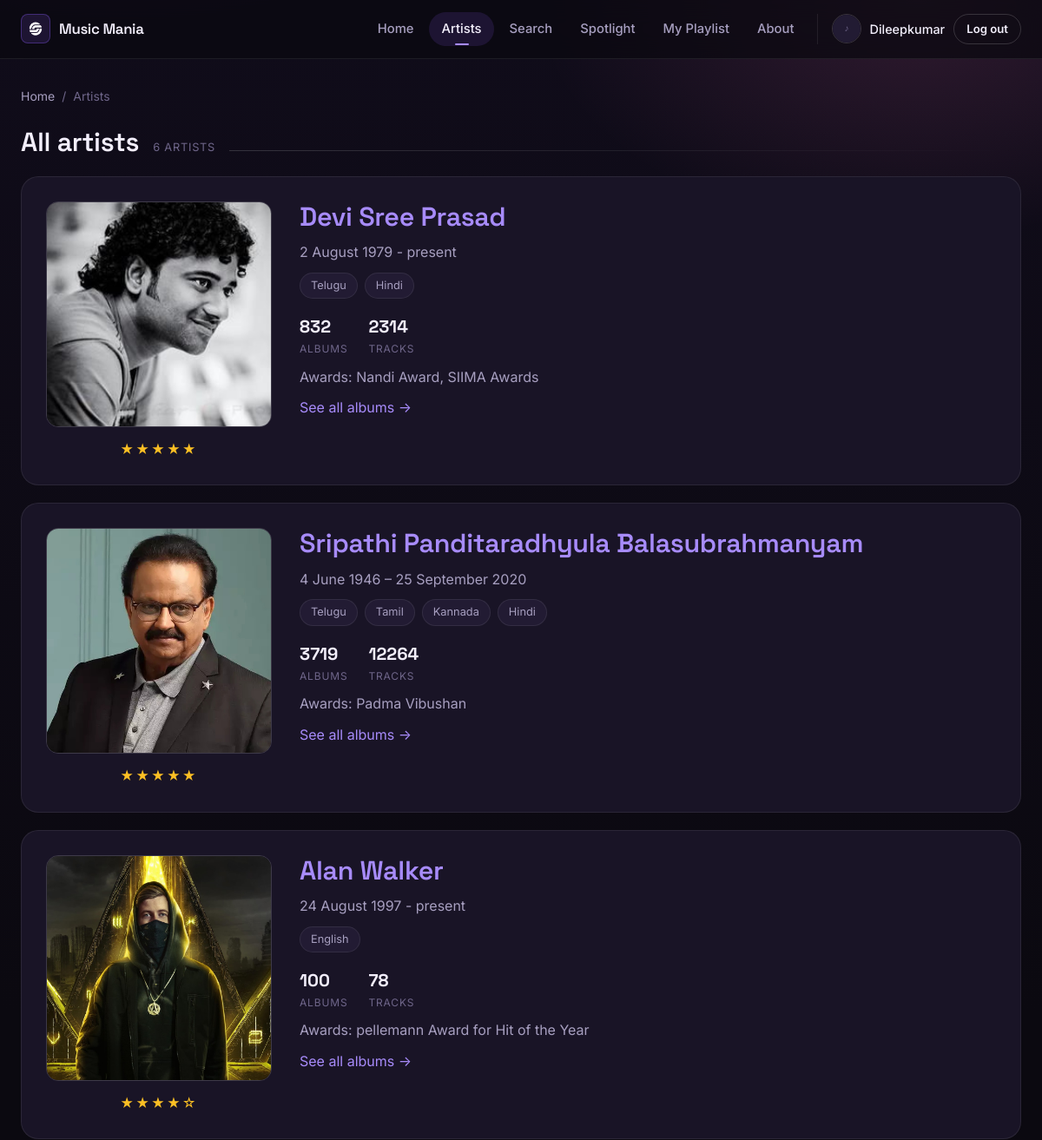
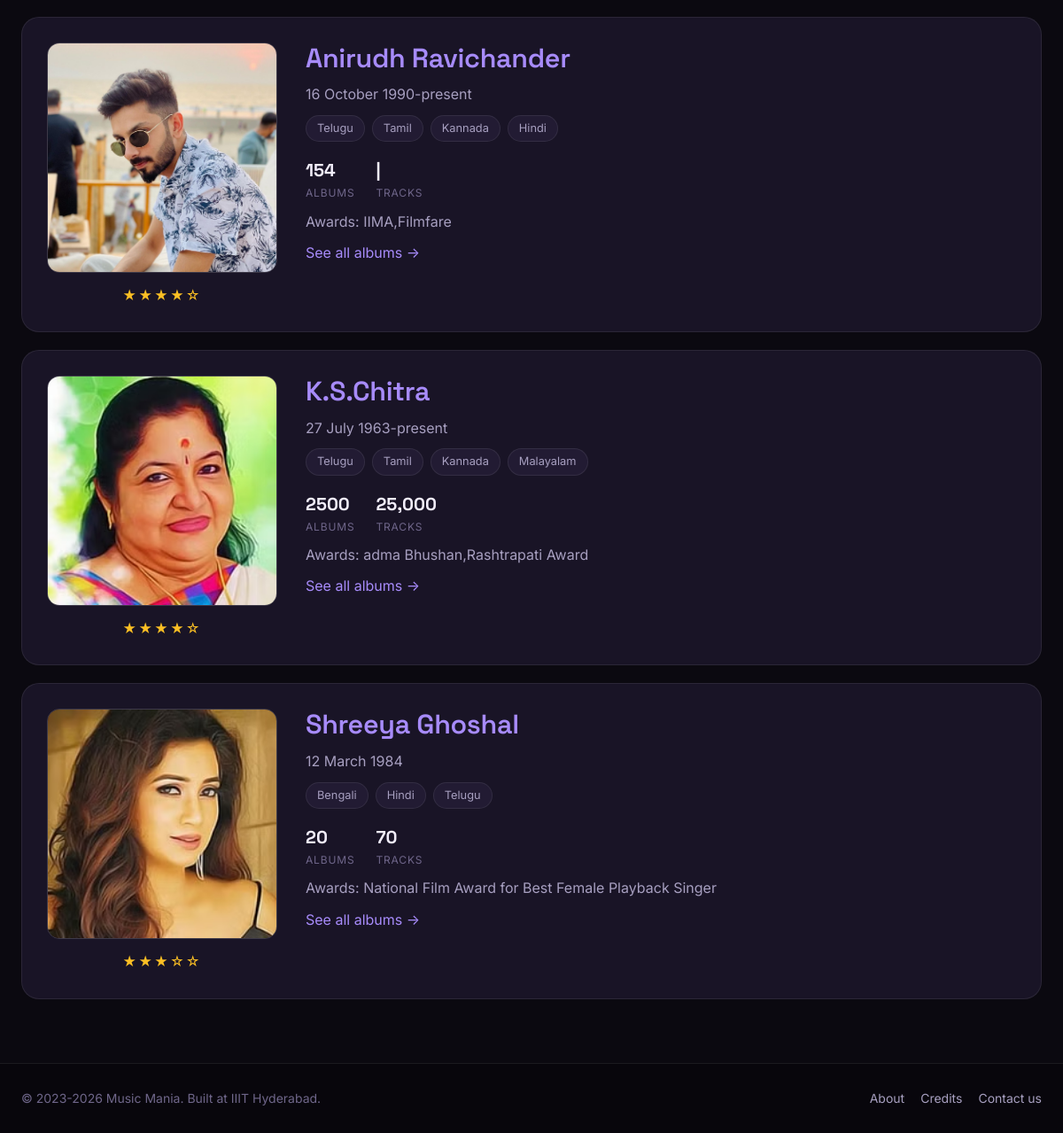
The app's page /artists (signed in) with its own data (2 pictures, top to bottom).
### tables this page shows
CREATE TABLE "Users" (
	"userid"	INTEGER UNIQUE,
	"username"	TEXT,
	"img_url"	TEXT,
	"playlist"	TEXT,
	"firstname"	INTEGER,
	"lastname"	INTEGER,
	"password"	INTEGER,
	PRIMARY KEY("userid" AUTOINCREMENT)
);

CREATE TABLE "Artists" (
	"name"	TEXT,
	"birth"	TEXT,
	"languages"	TEXT,
	"image_url"	TEXT,
	"Albums"	NUMERIC,
	"Tracks"	NUMERIC,
	"Awards"	TEXT,
	"description"	TEXT,
	"self_page"	TEXT,
	"wiki_url"	TEXT,
	"special"	INTEGER DEFAULT 0,
	"rating"	INTEGER DEFAULT 1,
	"uniqid"	INTEGER UNIQUE,
	PRIMARY KEY("uniqid" AUTOINCREMENT)
);

### app/blueprints/catalog.py (the view)
@bp.route("/artists")
@login_required
def artists():
    return render_template("catalog/artists.html", artists=artists_repo.list_all())

### app/__init__.py (called while the page is built)
def _register_hooks(app: Flask) -> None:
    @app.before_request
    def load_current_user() -> None:
        user_id = session.get(SESSION_KEY)
        g.user = users_repo.get(user_id) if user_id is not None else None
        if user_id is not None and g.user is None:
            session.pop(SESSION_KEY, None)
    @app.context_processor
    def inject_user() -> dict:
        return {"current_user": g.get("user")}

def _register_filters(app: Flask) -> None:
    import os
    from flask import url_for
    PLACEHOLDER = "img/placeholder.svg"
    @app.template_filter("media")
    def media(path: str | None) -> str:
        cleaned = (path or "").strip().lstrip("/")
        if not cleaned or not os.path.isfile(os.path.join(app.static_folder, cleaned)):
            cleaned = PLACEHOLDER
        return url_for("static", filename=cleaned)
    @app.template_filter("tidy")
    def tidy(value: object) -> str:
        return " ".join(str(value or "").split())
    @app.template_filter("stars")
    def stars(rating: object, out_of: int = 5) -> str:
        try:
            filled = max(0, min(out_of, int(round(float(rating or 0)))))
        except (TypeError, ValueError):
            filled = 0
        return "★" * filled + "☆" * (out_of - filled)

### app/database.py (called while the page is built)
def get_db() -> sqlite3.Connection:
    if "db" not in g:
        g.db = sqlite3.connect(
            current_app.config["DATABASE"],
            detect_types=sqlite3.PARSE_DECLTYPES,
        )
        g.db.row_factory = sqlite3.Row
        g.db.execute("PRAGMA foreign_keys = ON")
    return g.db

def query_all(sql: str, params: Sequence[Any] = ()) -> list[sqlite3.Row]:
    return get_db().execute(sql, params).fetchall()

def query_one(sql: str, params: Sequence[Any] = ()) -> sqlite3.Row | None:
    return get_db().execute(sql, params).fetchone()

### app/repositories/artists.py (called while the page is built)
def list_all() -> list[sqlite3.Row]:
    return query_all(_SELECT + " ORDER BY rating DESC, name")

### app/repositories/users.py (called while the page is built)
def get(user_id: int) -> sqlite3.Row | None:
    return query_one(
        "SELECT userid, username, img_url, firstname, lastname FROM Users WHERE userid = ?",
        (user_id,),
    )

### app/security.py (called while the page is built)
def login_required(view: Callable) -> Callable:
    @functools.wraps(view)
    def wrapped(*args, **kwargs):
        if g.get("user") is None:
            return redirect(url_for("auth.login", next=request.full_path.rstrip("?")))
        return view(*args, **kwargs)
    return wrapped

### app/templates/catalog/artists.html (shortened to what this page needs)
{% extends "base.html" %}
{% block styles %}<link rel="stylesheet" href="{{ url_for('static', filename='css/pages/catalog.css') }}">{% endblock %}
{% block content %}
<nav class="breadcrumbs" aria-label="Breadcrumb">
  <a href="{{ url_for('main.index') }}">Home</a>
  <span aria-hidden="true">/</span>
  <span>Artists</span>
</nav>
{% with title = 'All artists', count = artists | length ~ ' artists' %}
  {% include "partials/_section_head.html" %}
{% endwith %}
<div class="stack" style="--stack-gap: 20px;">
  {% for artist in artists %}
    <article class="profile" style="margin-bottom: 0;">
      <div class="profile__art">
        <a href="{{ url_for('catalog.artist', artist_name=artist['name']) }}">
          <img src="{{ artist['image_url'] | media }}" alt="{{ artist['name'] }}" loading="lazy">
        </a>
        <p class="stars center" aria-label="Rated {{ artist['rating'] }} out of 5">{{ artist['rating'] | stars }}</p>
      </div>
      <div class="profile__facts">
        <h2><a href="{{ url_for('catalog.artist', artist_name=artist['name']) }}">{{ artist['name'] }}</a></h2>
        <p class="profile__tagline">{{ artist['birth'] | tidy }}</p>
        <div class="chips">
          {% for language in (artist['languages'] or '').split(',') if language | trim %}
            <span class="chip">{{ language | trim }}</span>
          {% endfor %}
        </div>
        <div class="stat-row">
          <div class="stat"><b>{{ artist['album_count'] }}</b><span>Albums</span></div>
          <div class="stat"><b>{{ artist['track_count'] }}</b><span>Tracks</span></div>
        </div>
        <p class="muted">Awards: {{ artist['awards'] | tidy or 'Not recorded' }}</p>
        <p><a href="{{ url_for('catalog.artist', artist_name=artist['name']) }}">See all albums &rarr;</a></p>
      </div>
    </article>
  {% endfor %}
</div>
{% endblock %}

### app/templates/base.html (shortened to what this page needs)
<!DOCTYPE html>
<html lang="en">
<head>
  <link rel="stylesheet" href="{{ url_for('static', filename='css/tokens.css') }}">
  <link rel="stylesheet" href="{{ url_for('static', filename='css/base.css') }}">
  <link rel="stylesheet" href="{{ url_for('static', filename='css/components.css') }}">
  {% block styles %}{% endblock %}
</head>
<body{% block body_attrs %}{% endblock %}>
  {% block header %}{% include "partials/_header.html" %}{% endblock %}
  <main class="page {% block page_class %}{% endblock %}" id="main">
    {% block content %}{% endblock %}
  </main>
  {% block footer %}{% include "partials/_footer.html" %}{% endblock %}
</body>
</html>

### app/templates/partials/_header.html (shortened to what this page needs)
{% set nav_items = [
  ('main.index',        'Home'),
  ('catalog.artists',   'Artists'),
  ('main.search',       'Search'),
  ('catalog.spotlight', 'Spotlight'),
  ('main.playlist',     'My Playlist'),
  ('main.about',        'About'),
] %}
<header class="site-header">
  <div class="site-header__inner">
    <a class="brand" href="{{ url_for('main.index') }}">
      <span class="brand__badge">
        <img class="logo-mono" src="{{ url_for('static', filename='img/logo-mark.png') }}" alt="">
      </span>
      <span class="brand__name">Music Mania</span>
    </a>
    <nav class="nav" id="primary-nav" aria-label="Primary">
      {% for endpoint, label in nav_items %}
        <a class="nav__link {{ 'is-active' if request.endpoint == endpoint }}"
           href="{{ url_for(endpoint) }}"
           {% if request.endpoint == endpoint %}aria-current="page"{% endif %}>{{ label }}</a>
      {% endfor %}
      {% if current_user %}
        <div class="user-menu">
          <img class="user-menu__avatar" src="{{ current_user['img_url'] | media }}"
               alt="" width="34" height="34">
          <span class="user-menu__name">{{ current_user['firstname'] }}</span>
          <a class="btn btn--ghost btn--sm" href="{{ url_for('auth.logout') }}">Log out</a>
        </div>
      {% endif %}
    </nav>
  </div>
</header>

### app/templates/partials/_section_head.html
<div class="section-head">
  <h2>{{ title }}</h2>
  {% if count %}<span class="section-head__count">{{ count }}</span>{% endif %}
</div>

### app/templates/partials/_footer.html
<footer class="site-footer">
  <div class="site-footer__inner">
    <p>&copy; {{ 2023 }}-2026 Music Mania. Built at IIIT Hyderabad.</p>
    <nav aria-label="Footer">
      <a href="{{ url_for('main.about') }}">About</a>
      <a href="{{ url_for('main.about') }}#credits">Credits</a>
      <a href="mailto:dileepkumradari@students.iiit.ac.in">Contact us</a>
    </nav>
  </div>
</footer>

### app/static/css/tokens.css (style rules this page uses)
:root { --bg: #0b0910; --bg-elevated: #141020; --surface: #191426; --surface-2: #221b33; --surface-3: #2d2442; --brand: #8b5cf6; --brand-strong: #a78bfa; --brand-deep: #47266b; --brand-soft: rgba(139, 92, 246, 0.14); --brand-line: rgba(139, 92, 246, 0.35); --accent: #f472b6; --gold: #fbbf24; --success: #34d399; --danger: #f87171; --text: #f2eefb; --text-muted: #a79fc0; --text-dim: #6f668a; --border: rgba(255, 255, 255, 0.08); --border-strong: rgba(255, 255, 255, 0.16); --radius-sm: 8px; --radius: 14px; --radius-lg: 20px; --radius-pill: 999px; --shadow-sm: 0 1px 2px rgba(0, 0, 0, 0.4); --shadow: 0 10px 30px rgba(0, 0, 0, 0.45); --shadow-lg: 0 24px 60px rgba(0, 0, 0, 0.55); --font: "Inter", "Segoe UI", system-ui, -apple-system, sans-serif; --font-display: "Space Grotesk", "Inter", system-ui, sans-serif; --header-height: 68px; --page-max: 1200px; --ease: cubic-bezier(0.22, 1, 0.36, 1); }

### app/static/css/base.css (style rules this page uses)
*, *::before, *::after { box-sizing: border-box; }
* { margin: 0; }
html { scroll-behavior: smooth; scroll-padding-top: calc(var(--header-height) + 16px); }
body { min-height: 100vh; display: flex; flex-direction: column; font-family: var(--font); font-size: 16px; line-height: 1.6; color: var(--text); background: var(--bg); -webkit-font-smoothing: antialiased; }
body::before { content: ""; position: fixed; inset: 0; z-index: -1; background: radial-gradient(900px 500px at 12% -10%, rgba(139, 92, 246, 0.22), transparent 60%), radial-gradient(800px 500px at 88% 0%, rgba(244, 114, 182, 0.14), transparent 55%), linear-gradient(180deg, #100c1a 0%, var(--bg) 45%); }
img, svg, video { display: block; max-width: 100%; }
h1, h2, h3, h4 { font-family: var(--font-display); line-height: 1.2; font-weight: 600; letter-spacing: -0.01em; }
h2 { font-size: clamp(1.4rem, 1.1rem + 1.1vw, 1.9rem); }
a { color: var(--brand-strong); text-decoration: none; }
.page { flex: 1; width: 100%; max-width: var(--page-max); margin: 0 auto; padding: 32px 24px 72px; }
.stack > * + * { margin-top: var(--stack-gap, 24px); }
.muted { color: var(--text-muted); }
.center { text-align: center; }
.logo-mono { filter: brightness(0) invert(1); }

### app/static/css/pages/catalog.css (style rules this page uses)
.profile { display: grid; grid-template-columns: 260px 1fr; gap: 32px; padding: 28px; margin-bottom: 40px; border: 1px solid var(--border); border-radius: var(--radius-lg); background: var(--surface); }
.profile__art { display: flex; flex-direction: column; gap: 14px; }
.profile__art img { width: 100%; aspect-ratio: 1; object-fit: cover; border-radius: var(--radius); border: 1px solid var(--border-strong); }
.profile__facts { display: flex; flex-direction: column; gap: 10px; }
.profile__tagline { color: var(--text-muted); }
.chips { display: flex; flex-wrap: wrap; gap: 8px; }
.chip { padding: 4px 12px; border-radius: var(--radius-pill); background: var(--surface-2); border: 1px solid var(--border); font-size: 0.8rem; color: var(--text-muted); }
.stat-row { display: flex; flex-wrap: wrap; gap: 24px; margin-top: 6px; }
.stat { display: flex; flex-direction: column; }
.stat b { font-family: var(--font-display); font-size: 1.25rem; }
.stat span { font-size: 0.75rem; letter-spacing: 0.07em; text-transform: uppercase; color: var(--text-dim); }

### records on screen
Users: firstname "Dileepkumar"
Artists: image_url|media (picture), rating|stars "★★★★★", name "Devi Sree Prasad", birth|tidy "2 August 1979 - present", language "Telugu" "Hindi", album_count "832", track_count "2314", awards|tidy "Nandi Award, SIIMA Awards"
Artists: image_url|media (picture), rating|stars "★★★★★", name "Sripathi Panditaradhyula Balasubrahmanyam", birth|tidy "4 June 1946 – 25 September 2020", language "Telugu" "Tamil" "Kannada" "Hindi", album_count "3719", track_count "12264", awards|tidy "Padma Vibushan"
Artists: image_url|media (picture), rating|stars "★★★★☆", name "Alan Walker", birth|tidy "24 August 1997 - present", languages "English", album_count "100", track_count "78", awards|tidy "pellemann Award for Hit of the Year"
Artists: image_url|media (picture), rating|stars "★★★★☆", name "Anirudh Ravichander", birth|tidy "16 October 1990-present", language "Telugu" "Tamil" "Kannada" "Hindi", album_count "154", track_count "|", awards|tidy "IIMA,Filmfare"
Artists: image_url|media (picture), rating|stars "★★★★☆", name "K.S.Chitra", birth|tidy "27 July 1963-present", language "Telugu" "Tamil" "Kannada" "Malayalam", album_count "2500", track_count "25,000", awards|tidy "adma Bhushan,Rashtrapati Award"
Artists: image_url|media (picture), rating|stars "★★★☆☆", name "Shreeya Ghoshal", birth|tidy "12 March 1984", language "Bengali" "Hindi" "Telugu", album_count "20", track_count "70", awards|tidy "National Film Award for Best Female Playback Singer"

### other values on screen
{{ label }} "Home" "Artists" "Search" "Spotlight" "My Playlist" "About"
{{ title }} "All artists"
{{ count }} "6 ARTISTS"
{{ 2023 }} "2023"
